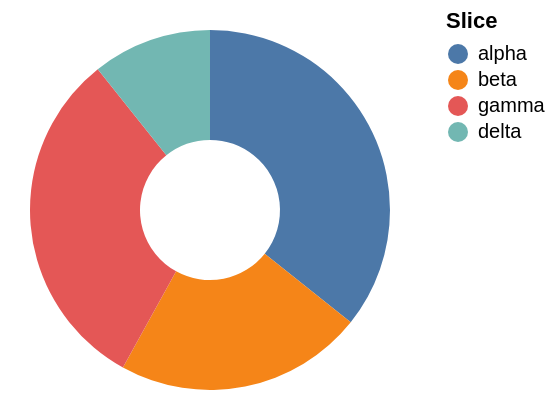

Write the Vega-Lite specification saved for this chart.
### Vega specification from a JSON file in a GitHub repository (floating-point values rounded to 4 significant figures)
{"$schema": "https://vega.github.io/schema/vega/v6.json", "description": "A donut chart: the pie transform turning values into angles, and arc marks drawing the ring.", "width": 200, "height": 200, "padding": 5, "data": [{"name": "table", "values": [{"k": "alpha", "v": 40}, {"k": "beta", "v": 25}, {"k": "gamma", "v": 35}, {"k": "delta", "v": 12}], "transform": [{"type": "pie", "field": "v"}]}], "scales": [{"name": "colour", "type": "ordinal", "domain": {"data": "table", "field": "k"}, "range": {"scheme": "tableau10"}}], "legends": [{"fill": "colour", "title": "Slice"}], "marks": [{"type": "arc", "from": {"data": "table"}, "encode": {"enter": {"x": {"value": 100}, "y": {"value": 100}, "startAngle": {"field": "startAngle"}, "endAngle": {"field": "endAngle"}, "innerRadius": {"value": 35}, "outerRadius": {"value": 90}, "fill": {"scale": "colour", "field": "k"}}}}]}
